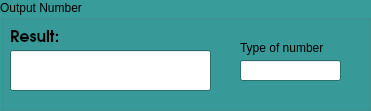
   <widget class="QGroupBox" name="groupBox_2">
    <property name="geometry">
     <rect>
      <x>10</x>
      <y>170</y>
      <width>371</width>
      <height>111</height>
     </rect>
    </property>
    <property name="palette">
     <palette>
      <active>
       <colorrole role="WindowText">
        <brush brushstyle="SolidPattern">
         <color alpha="255">
          <red>0</red>
          <green>0</green>
          <blue>0</blue>
         </color>
        </brush>
       </colorrole>
       <colorrole role="Button">
        <brush brushstyle="SolidPattern">
         <color alpha="255">
          <red>56</red>
          <green>156</green>
          <blue>154</blue>
         </color>
        </brush>
       </colorrole>
       <colorrole role="Light">
        <brush brushstyle="SolidPattern">
         <color alpha="255">
          <red>84</red>
          <green>234</green>
          <blue>231</blue>
         </color>
        </brush>
       </colorrole>
       <colorrole role="Midlight">
        <brush brushstyle="SolidPattern">
         <color alpha="255">
          <red>70</red>
          <green>195</green>
          <blue>192</blue>
         </color>
        </brush>
       </colorrole>
       <colorrole role="Dark">
        <brush brushstyle="SolidPattern">
         <color alpha="255">
          <red>28</red>
          <green>78</green>
          <blue>77</blue>
         </color>
        </brush>
       </colorrole>
       <colorrole role="Mid">
        <brush brushstyle="SolidPattern">
         <color alpha="255">
          <red>37</red>
          <green>104</green>
          <blue>103</blue>
         </color>
        </brush>
       </colorrole>
       <colorrole role="Text">
        <brush brushstyle="SolidPattern">
         <color alpha="255">
          <red>0</red>
          <green>0</green>
          <blue>0</blue>
         </color>
        </brush>
       </colorrole>
       <colorrole role="BrightText">
        <brush brushstyle="SolidPattern">
         <color alpha="255">
          <red>255</red>
          <green>255</green>
          <blue>255</blue>
         </color>
        </brush>
       </colorrole>
       <colorrole role="ButtonText">
        <brush brushstyle="SolidPattern">
         <color alpha="255">
          <red>0</red>
          <green>0</green>
          <blue>0</blue>
         </color>
        </brush>
       </colorrole>
       <colorrole role="Base">
        <brush brushstyle="SolidPattern">
         <color alpha="255">
          <red>255</red>
          <green>255</green>
          <blue>255</blue>
         </color>
        </brush>
       </colorrole>
       <colorrole role="Window">
        <brush brushstyle="SolidPattern">
         <color alpha="255">
          <red>56</red>
          <green>156</green>
          <blue>154</blue>
         </color>
        </brush>
       </colorrole>
       <colorrole role="Shadow">
        <brush brushstyle="SolidPattern">
         <color alpha="255">
          <red>0</red>
          <green>0</green>
          <blue>0</blue>
         </color>
        </brush>
       </colorrole>
       <colorrole role="AlternateBase">
        <brush brushstyle="SolidPattern">
         <color alpha="255">
          <red>155</red>
          <green>205</green>
          <blue>204</blue>
         </color>
        </brush>
       </colorrole>
       <colorrole role="ToolTipBase">
        <brush brushstyle="SolidPattern">
         <color alpha="255">
          <red>255</red>
          <green>255</green>
          <blue>220</blue>
         </color>
        </brush>
       </colorrole>
       <colorrole role="ToolTipText">
        <brush brushstyle="SolidPattern">
         <color alpha="255">
          <red>0</red>
          <green>0</green>
          <blue>0</blue>
         </color>
        </brush>
       </colorrole>
      </active>
      <inactive>
       <colorrole role="WindowText">
        <brush brushstyle="SolidPattern">
         <color alpha="255">
          <red>0</red>
          <green>0</green>
          <blue>0</blue>
         </color>
        </brush>
       </colorrole>
       <colorrole role="Button">
        <brush brushstyle="SolidPattern">
         <color alpha="255">
          <red>56</red>
          <green>156</green>
          <blue>154</blue>
         </color>
        </brush>
       </colorrole>
       <colorrole role="Light">
        <brush brushstyle="SolidPattern">
         <color alpha="255">
          <red>84</red>
          <green>234</green>
          <blue>231</blue>
         </color>
        </brush>
       </colorrole>
       <colorrole role="Midlight">
        <brush brushstyle="SolidPattern">
         <color alpha="255">
          <red>70</red>
          <green>195</green>
          <blue>192</blue>
         </color>
        </brush>
       </colorrole>
       <colorrole role="Dark">
        <brush brushstyle="SolidPattern">
         <color alpha="255">
          <red>28</red>
          <green>78</green>
          <blue>77</blue>
         </color>
        </brush>
       </colorrole>
       <colorrole role="Mid">
        <brush brushstyle="SolidPattern">
         <color alpha="255">
          <red>37</red>
          <green>104</green>
          <blue>103</blue>
         </color>
        </brush>
       </colorrole>
       <colorrole role="Text">
        <brush brushstyle="SolidPattern">
         <color alpha="255">
          <red>0</red>
          <green>0</green>
          <blue>0</blue>
         </color>
        </brush>
       </colorrole>
       <colorrole role="BrightText">
        <brush brushstyle="SolidPattern">
         <color alpha="255">
          <red>255</red>
          <green>255</green>
          <blue>255</blue>
         </color>
        </brush>
       </colorrole>
       <colorrole role="ButtonText">
        <brush brushstyle="SolidPattern">
         <color alpha="255">
          <red>0</red>
          <green>0</green>
          <blue>0</blue>
         </color>
        </brush>
       </colorrole>
       <colorrole role="Base">
        <brush brushstyle="SolidPattern">
         <color alpha="255">
          <red>255</red>
          <green>255</green>
          <blue>255</blue>
         </color>
        </brush>
       </colorrole>
       <colorrole role="Window">
        <brush brushstyle="SolidPattern">
         <color alpha="255">
          <red>56</red>
          <green>156</green>
          <blue>154</blue>
         </color>
        </brush>
       </colorrole>
       <colorrole role="Shadow">
        <brush brushstyle="SolidPattern">
         <color alpha="255">
          <red>0</red>
          <green>0</green>
          <blue>0</blue>
         </color>
        </brush>
       </colorrole>
       <colorrole role="AlternateBase">
        <brush brushstyle="SolidPattern">
         <color alpha="255">
          <red>155</red>
          <green>205</green>
          <blue>204</blue>
         </color>
        </brush>
       </colorrole>
       <colorrole role="ToolTipBase">
        <brush brushstyle="SolidPattern">
         <color alpha="255">
          <red>255</red>
          <green>255</green>
          <blue>220</blue>
         </color>
        </brush>
       </colorrole>
       <colorrole role="ToolTipText">
        <brush brushstyle="SolidPattern">
         <color alpha="255">
          <red>0</red>
          <green>0</green>
          <blue>0</blue>
         </color>
        </brush>
       </colorrole>
      </inactive>
      <disabled>
       <colorrole role="WindowText">
        <brush brushstyle="SolidPattern">
         <color alpha="255">
          <red>28</red>
          <green>78</green>
          <blue>77</blue>
         </color>
        </brush>
       </colorrole>
       <colorrole role="Button">
        <brush brushstyle="SolidPattern">
         <color alpha="255">
          <red>56</red>
          <green>156</green>
          <blue>154</blue>
         </color>
        </brush>
       </colorrole>
       <colorrole role="Light">
        <brush brushstyle="SolidPattern">
         <color alpha="255">
          <red>84</red>
          <green>234</green>
          <blue>231</blue>
         </color>
        </brush>
       </colorrole>
       <colorrole role="Midlight">
        <brush brushstyle="SolidPattern">
         <color alpha="255">
          <red>70</red>
          <green>195</green>
          <blue>192</blue>
         </color>
        </brush>
       </colorrole>
       <colorrole role="Dark">
        <brush brushstyle="SolidPattern">
         <color alpha="255">
          <red>28</red>
          <green>78</green>
          <blue>77</blue>
         </color>
        </brush>
       </colorrole>
       <colorrole role="Mid">
        <brush brushstyle="SolidPattern">
         <color alpha="255">
          <red>37</red>
          <green>104</green>
          <blue>103</blue>
         </color>
        </brush>
       </colorrole>
       <colorrole role="Text">
        <brush brushstyle="SolidPattern">
         <color alpha="255">
          <red>28</red>
          <green>78</green>
          <blue>77</blue>
         </color>
        </brush>
       </colorrole>
       <colorrole role="BrightText">
        <brush brushstyle="SolidPattern">
         <color alpha="255">
          <red>255</red>
          <green>255</green>
          <blue>255</blue>
         </color>
        </brush>
       </colorrole>
       <colorrole role="ButtonText">
        <brush brushstyle="SolidPattern">
         <color alpha="255">
          <red>28</red>
          <green>78</green>
          <blue>77</blue>
         </color>
        </brush>
       </colorrole>
       <colorrole role="Base">
        <brush brushstyle="SolidPattern">
         <color alpha="255">
          <red>56</red>
          <green>156</green>
          <blue>154</blue>
         </color>
        </brush>
       </colorrole>
       <colorrole role="Window">
        <brush brushstyle="SolidPattern">
         <color alpha="255">
          <red>56</red>
          <green>156</green>
          <blue>154</blue>
         </color>
        </brush>
       </colorrole>
       <colorrole role="Shadow">
        <brush brushstyle="SolidPattern">
         <color alpha="255">
          <red>0</red>
          <green>0</green>
          <blue>0</blue>
         </color>
        </brush>
       </colorrole>
       <colorrole role="AlternateBase">
        <brush brushstyle="SolidPattern">
         <color alpha="255">
          <red>56</red>
          <green>156</green>
          <blue>154</blue>
         </color>
        </brush>
       </colorrole>
       <colorrole role="ToolTipBase">
        <brush brushstyle="SolidPattern">
         <color alpha="255">
          <red>255</red>
          <green>255</green>
          <blue>220</blue>
         </color>
        </brush>
       </colorrole>
       <colorrole role="ToolTipText">
        <brush brushstyle="SolidPattern">
         <color alpha="255">
          <red>0</red>
          <green>0</green>
          <blue>0</blue>
         </color>
        </brush>
       </colorrole>
      </disabled>
     </palette>
    </property>
    <property name="title">
     <string>Output Number</string>
    </property>
    <widget class="QLineEdit" name="outputNumber">
     <property name="geometry">
      <rect>
       <x>10</x>
       <y>50</y>
       <width>201</width>
       <height>41</height>
      </rect>
     </property>
     <property name="font">
      <font>
       <pointsize>12</pointsize>
      </font>
     </property>
    </widget>
    <widget class="QLineEdit" name="edtTypeNumber">
     <property name="geometry">
      <rect>
       <x>240</x>
       <y>60</y>
       <width>101</width>
       <height>21</height>
      </rect>
     </property>
    </widget>
    <widget class="QLabel" name="label_2">
     <property name="geometry">
      <rect>
       <x>10</x>
       <y>30</y>
       <width>59</width>
       <height>15</height>
      </rect>
     </property>
     <property name="font">
      <font>
       <family>TeX Gyre Adventor</family>
       <pointsize>12</pointsize>
       <weight>75</weight>
       <bold>true</bold>
      </font>
     </property>
     <property name="text">
      <string>Result:</string>
     </property>
    </widget>
    <widget class="QLabel" name="label_3">
     <property name="geometry">
      <rect>
       <x>240</x>
       <y>40</y>
       <width>101</width>
       <height>16</height>
      </rect>
     </property>
     <property name="text">
      <string>Type of number</string>
     </property>
    </widget>
   </widget>
